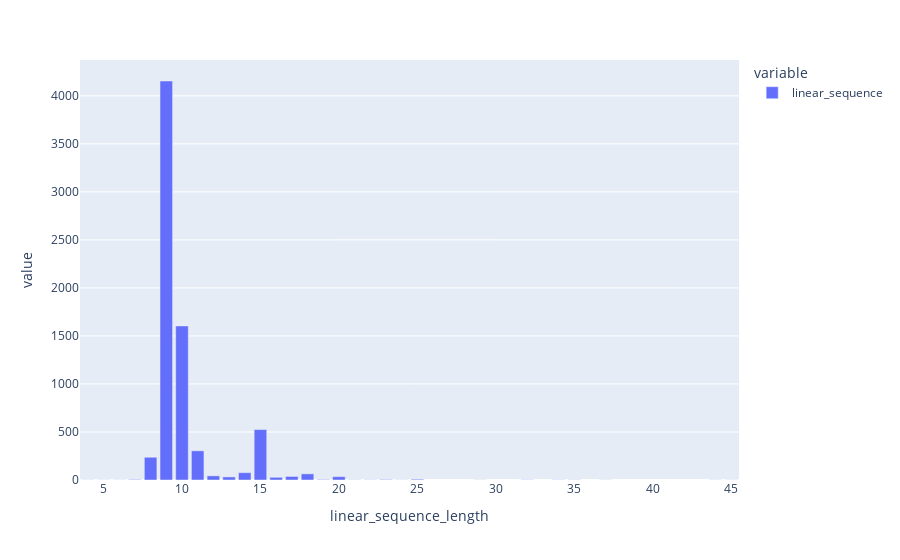

Here is the notebook cell this chart was saved with:
### Code cell
#Plot counts using a hisotgrame or barplot
fig = px.bar(count_per_seqlength) #Input the data frame directly, as it was converted to a dictionary, ie. plotly knows what is a key and what is value. 
fig.show()

### Figure 1 — Plotly figure (JSON) as saved in the notebook; plotly's stock layout.template omitted (floating-point values rounded to 4 significant figures)
{"data": [{"alignmentgroup": "True", "hovertemplate": "variable=linear_sequence<br>linear_sequence_length=%{x}<br>value=%{y}<extra></extra>", "legendgroup": "linear_sequence", "marker": {"color": "#636efa", "pattern": {"shape": ""}}, "name": "linear_sequence", "offsetgroup": "linear_sequence", "orientation": "v", "showlegend": true, "textposition": "auto", "type": "bar", "x": [4, 5, 6, 7, 8, 9, 10, 11, 12, 13, 14, 15, 16, 17, 18, 19, 20, 21, 22, 23, 24, 25, 29, 32, 34, 35, 37, 44, 45], "xaxis": "x", "y": [1, 1, 1, 5, 237, 4154, 1604, 304, 43, 32, 76, 525, 28, 37, 64, 5, 35, 2, 2, 5, 1, 8, 1, 2, 2, 2, 1, 1, 1], "yaxis": "y"}], "layout": {"autosize": true, "barmode": "relative", "legend": {"title": {"text": "variable"}, "tracegroupgap": 0}, "margin": {"t": 60}, "xaxis": {"anchor": "y", "autorange": true, "domain": [0, 1], "range": [3.5, 45.5], "title": {"text": "linear_sequence_length"}, "type": "linear"}, "yaxis": {"anchor": "x", "autorange": true, "domain": [0, 1], "range": [0, 4373.0], "title": {"text": "value"}, "type": "linear"}}}
